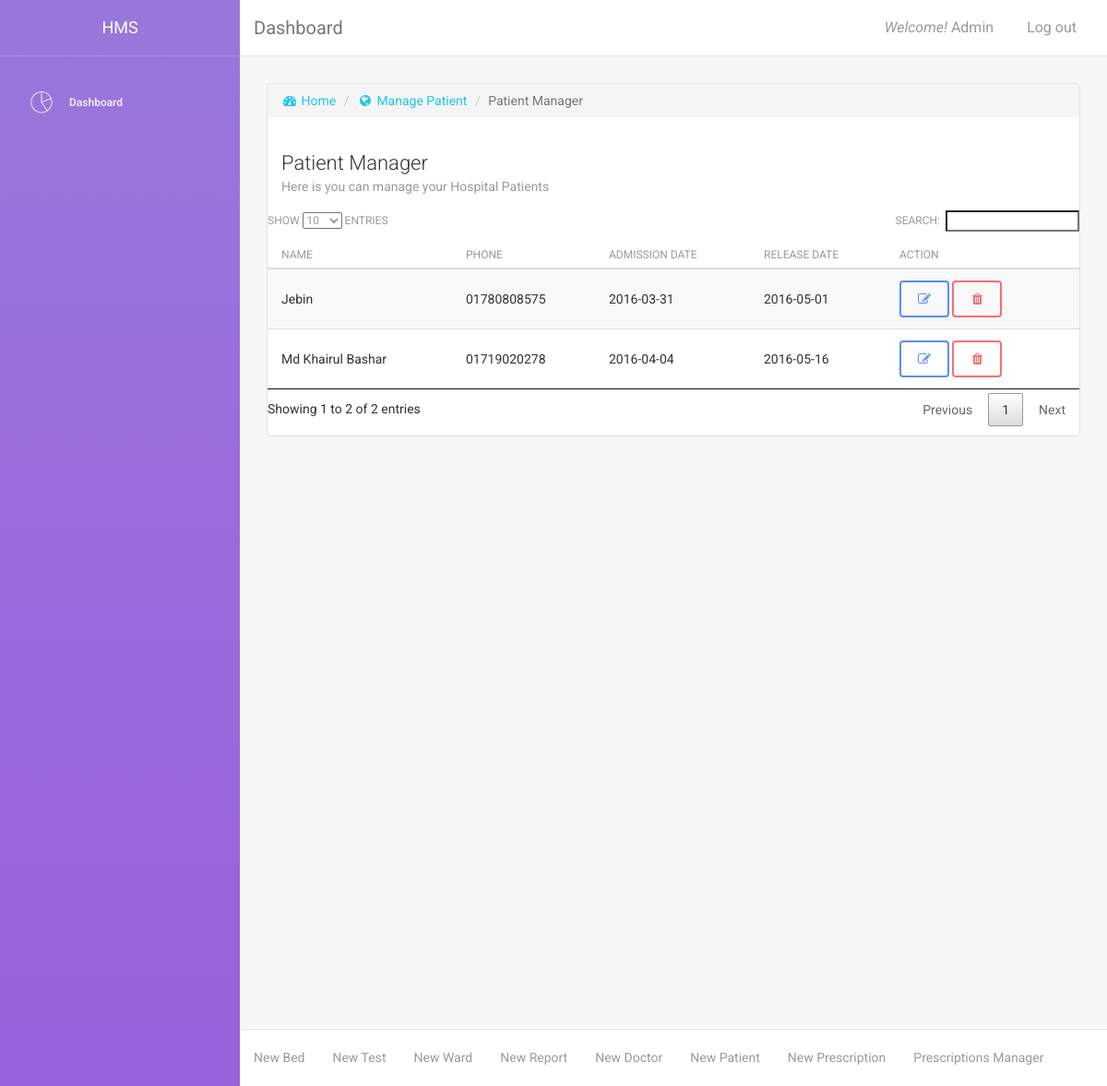
The app's page /manage_patient.php (signed in) with its own data.
### tables this page shows
CREATE TABLE `tbl_patient` (
  `patient_id` int(6) NOT NULL,
  `ward_id` int(2) NOT NULL,
  `bed_id` int(2) NOT NULL,
  `patient_name` varchar(100) NOT NULL,
  `patient_address` text NOT NULL,
  `patient_phone` varchar(20) NOT NULL,
  `patient_nid` varchar(50) NOT NULL,
  `admission_date` date NOT NULL,
  `release_date` date NOT NULL
);

### content/patient_manager.php (the view, shortened to what this page needs)
<div class="content">
    <div class="container-fluid">
        <div class="row">
            <div class="col-md-12">
                <div class="card">
                    <ol class="breadcrumb">
                        <li><a href="index.php"><i class="fa fa-dashboard"></i> Home</a></li>
                        <li><a href="add_patient.php"><i class="fa fa-globe"></i> Manage Patient</a></li>
                        <li class="active">Patient Manager</li>
                    </ol>
                    <div class="header">
                        <h4 class="title">Patient Manager</h4>
                        <p class="category">Here is you can manage your Hospital Patients</p>
                    </div>
                    <div class="content table-responsive table-full-width">
                        <table class="table table-hover table-striped" id="myTable">
                            <thead>
                                <th>Name</th>
                                <th>Phone</th>
                                <th>Admission Date</th>
                                <th>Release Date</th>
                                <th>Action</th>
                            </thead>
                            <tbody>
                                <?php
                                while ($row = mysqli_fetch_assoc($result)) {
                                    ?>
                                    <tr>
                                        <td><?php echo $row['patient_name'] ?></td>
                                        <td><?php echo $row['patient_phone'] ?></td>
                                        <td><?php echo $row['admission_date'] ?></td>
                                        <td><?php echo $row['release_date'] ?></td>
                                        <td>
                                            <a href="edit_patient.php?id=<?php echo $row['patient_id'] ?>" class="btn btn-primary" data-toggle="tooltip" title="Edit Patient"><i class="fa fa-pencil-square-o"></i></a>
                                            <a href="function/delete_patient.php?id=<?php echo $row['patient_id'] ?>" class="btn btn-danger" data-toggle="tooltip" title="Delete Patient" onclick="return check_delete();"><i class="fa fa-trash"></i></a>
                                        </td>
                                    </tr>
                                <?php } ?>
                            </tbody>
                        </table>
                    </div>
                </div>
            </div>
        </div>
    </div>
</div>

### records on screen
tbl_patient: patient_name "Jebin", patient_phone "01780808575", admission_date "2016-03-31", release_date "2016-05-01"
tbl_patient: patient_name "Md Khairul Bashar", patient_phone "01719020278", admission_date "2016-04-04", release_date "2016-05-16"

### other values on screen
$_SESSION["admin_name"] "Admin"
